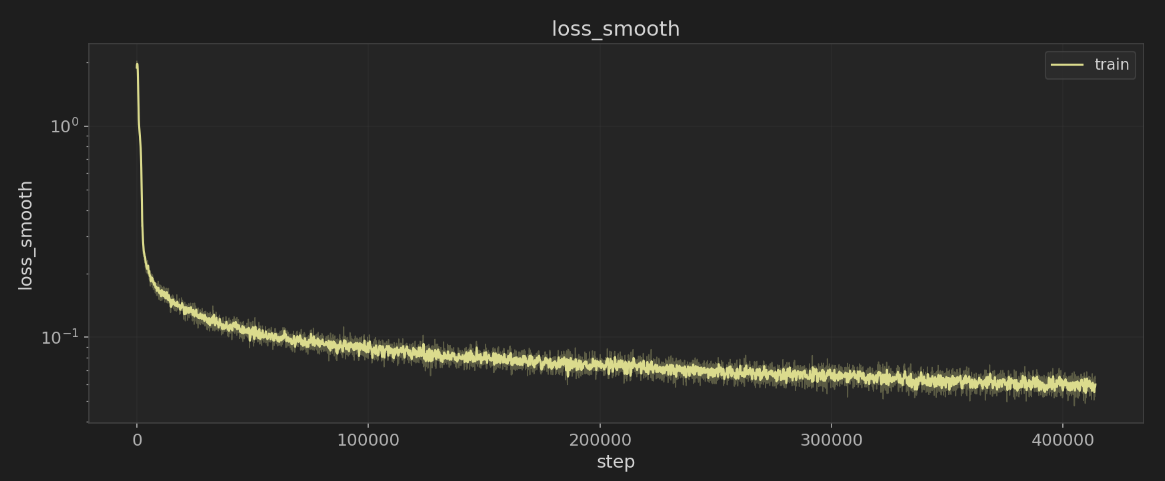
#> input picture image.png, 1165 x 481 px
$ python view_reconstruction.py ../..
#> lines starting #> are read from the running program, lines starting #| are printed output that depends on the picture
### src/plot_style.py
"""Shared matplotlib plot styling for consistent, readable plots."""

from __future__ import annotations

import matplotlib.pyplot as plt
from matplotlib.widgets import Button, Slider

DEFAULT_SAVE_DPI = 180

# -- Color palette (VS Code-inspired dark gray) --
BG_COLOR = "#1e1e1e"
AXES_BG = "#252525"
TEXT_COLOR = "#d4d4d4"
TICK_COLOR = "#b0b0b0"
AXES_EDGE = "#444444"
GRID_COLOR = "#3a3a3a"
LEGEND_BG = "#2d2d2d"
LEGEND_EDGE = "#444444"
IMAGE_BORDER = "#555555"

# Widget colors
WIDGET_BG = "#353535"
WIDGET_HOVER = "#4a4a4a"
WIDGET_TEXT = "#d4d4d4"
WIDGET_ACTIVE = "#505050"

BASE_PLOT_RC: dict[str, float] = {
    "figure.dpi": 150,
    "savefig.dpi": 180,
    "font.size": 11.0,
    "axes.titlesize": 15.0,
    "axes.labelsize": 13.0,
    "xtick.labelsize": 12.0,
    "ytick.labelsize": 12.0,
    "legend.fontsize": 11.0,
    "legend.title_fontsize": 12.0,
    "figure.titlesize": 18.0,
}

DARK_COLORS_RC: dict[str, str] = {
    "figure.facecolor": BG_COLOR,
    "axes.facecolor": AXES_BG,
    "axes.edgecolor": AXES_EDGE,
    "axes.labelcolor": TEXT_COLOR,
    "text.color": TEXT_COLOR,
    "xtick.color": TICK_COLOR,
    "ytick.color": TICK_COLOR,
    "grid.color": GRID_COLOR,
    "legend.facecolor": LEGEND_BG,
    "legend.edgecolor": LEGEND_EDGE,
    "savefig.facecolor": BG_COLOR,
    "lines.color": "#9cdcfe",
    "patch.edgecolor": AXES_EDGE,
}


def build_plot_rc(font_scale: float = 1.0) -> dict[str, float]:
    """Build matplotlib rcParams dict, optionally scaled."""
    scale = max(font_scale, 0.5)
    return {key: value * scale for key, value in BASE_PLOT_RC.items()}


# [6 lines left out: function scale_figsize, not called in this run]


def apply_plot_style(font_scale: float = 1.0) -> None:
    """Apply custom dark style with readable font sizes and good contrast.

    Uses a dark-gray palette instead of pure black so that dark image
    content is visually distinct from the figure background.
    """
    plt.rcParams.update(DARK_COLORS_RC)
    plt.rcParams.update(build_plot_rc(font_scale))
    # Use dark_background's color cycle without its pure-black bg.
    plt.rcParams["axes.prop_cycle"] = plt.cycler(
        color=[
            "#8dd3c7", "#feffb3", "#bfbbd9", "#fa8174",
            "#81b1d2", "#fdb462", "#b3de69", "#bc82bd",
            "#ccebc4", "#ffed6f",
        ]
    )


def style_widget(widget: Button | Slider) -> None:
    """Apply dark-theme colors to a matplotlib Button or Slider."""
    if isinstance(widget, Button):
        widget.color = WIDGET_BG
        widget.hovercolor = WIDGET_HOVER
        widget.ax.set_facecolor(WIDGET_BG)
        widget.label.set_color(WIDGET_TEXT)
    elif isinstance(widget, Slider):
        widget.track.set_facecolor(WIDGET_BG)
        widget.poly.set_facecolor(WIDGET_ACTIVE)
        widget.label.set_color(WIDGET_TEXT)
        widget.valtext.set_color(WIDGET_TEXT)


def style_image_axes(ax: plt.Axes) -> None:
    """Add a subtle border around an image axes for visibility."""
    for spine in ax.spines.values():
        spine.set_visible(True)
        spine.set_edgecolor(IMAGE_BORDER)
        spine.set_linewidth(1.0)


def enable_slider_scroll(slider: Slider) -> None:
    """Allow mouse-wheel to change a Slider value when hovering over it."""

    # [7 lines left out: function _on_scroll, not called in this run]

    slider.ax.figure.canvas.mpl_connect("scroll_event", _on_scroll)

### scripts/eval/view_reconstruction.py
#!/usr/bin/env python3
"""Load reconstruction PNGs and play them back as looping video.

If a directory with subfolders containing PNGs is given, shows a clickable
directory picker first.  Click a run to view its reconstructions, then use
the Back button (or Escape) to return to the picker.

Usage:
    python scripts/view_reconstruction.py results/sweep/
    python scripts/view_reconstruction.py results/sweep/some_run/ --fps 8
    python scripts/view_reconstruction.py checkpoints/magvit2/step_000200.png
"""

import argparse
import glob
import os
import sys
from pathlib import Path

import numpy as np
from PIL import Image
import matplotlib
matplotlib.use("TkAgg")
import matplotlib.pyplot as plt
from matplotlib.widgets import Slider, Button
from matplotlib.animation import FuncAnimation

_PROJECT_ROOT = Path(__file__).resolve().parents[2]
if str(_PROJECT_ROOT) not in sys.path:
    sys.path.insert(0, str(_PROJECT_ROOT))

from src.plot_style import (
    apply_plot_style, enable_slider_scroll, style_image_axes, style_widget,
    WIDGET_BG, WIDGET_HOVER, WIDGET_ACTIVE, WIDGET_TEXT,
)
apply_plot_style()


DEFAULT_PREDICTED_FRAMES = None


def visible_frames(frames, include_context=False, predicted_frames=DEFAULT_PREDICTED_FRAMES):
    """Return the frame sequence shown in the viewer.

    By default shows all frames. If *predicted_frames* is set, keeps only the
    last *predicted_frames* frames, which are typically the model's
    predictions (skipping however many context frames the training code
    happened to include in the PNG).
    """
    if include_context or predicted_frames is None or predicted_frames <= 0:
        return frames
    if len(frames) <= predicted_frames:
        return frames
    return frames[-predicted_frames:]


def _load_stacked_frames(path):
    """Split a vertically-stacked PNG into individual frames."""
#> called with path = '../../image.png'
    img = Image.open(path)
#> img is the input picture: PIL image 1165x481 RGBA; mean R, G, B, A 39.9, 39.9, 38.2, 255
    w, h = img.size
#> w = 1165; h = 481
    target = w // 2
#> target = 582
    if target == 0 or h == 0:
        return [np.array(img)] if w and h else []
    if h % target == 0:
        frame_h = target
    else:
        # Find the divisor of h closest to the target frame height.
        divisors = set()
        for i in range(1, int(h**0.5) + 1):
            if h % i == 0:
                divisors.add(i)
                divisors.add(h // i)
        frame_h = min(divisors, key=lambda d: abs(d - target))
#> frame_h = 481
    n_frames = h // frame_h
#> n_frames = 1
    arr = np.array(img)
    return [arr[i * frame_h:(i + 1) * frame_h] for i in range(n_frames)]


def _load_rollout_frames(path):
    """Decode rollout preview into per-timestep side-by-side frames (GT left, prediction right)."""
    return _load_stacked_frames(path)


def load_frames(path, *, frame_format="auto"):
    """Load frames from either stacked previews or rollout preview grids."""
    base = os.path.basename(path).lower()
    if frame_format == "rollout" or (frame_format == "auto" and base.startswith("rollout_step_")):
        return _load_rollout_frames(path)
    return _load_stacked_frames(path)


def _should_keep_full_frames(path, frame_format):
    if frame_format == "rollout":
        return True
    if frame_format == "auto":
        return os.path.basename(path).lower().startswith("rollout_step_")
    return False


def collect_images(path):
    """Return a sorted list of reconstruction PNG paths from a file or directory."""
    if os.path.isfile(path):
        return [path]
    pngs = sorted(glob.glob(os.path.join(path, "*.png")))
    pngs = [p for p in pngs if "histogram" not in os.path.basename(p)]
    basenames = [os.path.basename(p) for p in pngs]
    has_ram_previews = any("_ram_" in name for name in basenames)
    has_video_previews = any("_video_" in name for name in basenames)
    if has_ram_previews and has_video_previews:
        pngs = [p for p in pngs if "_video_" in os.path.basename(p)]
    if not pngs:
        raise FileNotFoundError(f"No PNG files found in {path}")
    return pngs


# [8 lines left out: function find_subfolders_with_pngs, not called in this run]


def show_viewer(
    folder_path,
    fps,
    scale,
    include_context=False,
    predicted_frames=DEFAULT_PREDICTED_FRAMES,
    frame_format="auto",
):
    """Show the reconstruction viewer for a single folder (no sidebar)."""
    image_paths = collect_images(folder_path)
    loaded = [
        (
            p,
            load_frames(p, frame_format=frame_format),
        )
        for p in image_paths
    ]
#> loaded = 1 item
    loaded = [
        (
            p,
            frames
            if _should_keep_full_frames(p, frame_format)
            else visible_frames(
                frames,
                include_context=include_context,
                predicted_frames=predicted_frames,
            ),
        )
        for p, frames in loaded
    ]
    loaded = [(p, f) for p, f in loaded if f]
    if not loaded:
        print(f"No valid reconstruction frames in {folder_path}")
        return
    image_paths, all_frames = zip(*loaded)
#> image_paths = ('../../image.png',)
    image_paths, all_frames = list(image_paths), list(all_frames)
#> image_paths = ['../../image.png']

    state = {"img_idx": 0, "playing": False}

    frames = all_frames[0]
#> frames = 1 item
    n = len(frames)
#> n = 1
    fh, fw = frames[0].shape[:2]
#> fh = 481; fw = 1165

    fig_w = fw * scale / 100
#> fig_w = 46.6
    fig_h = fh * scale / 100 + 0.8
#> fig_h = 20.04
    fig, ax = plt.subplots(figsize=(fig_w, fig_h))
    plt.subplots_adjust(bottom=0.18)

    im = ax.imshow(frames[0], interpolation="nearest")
    ax.set_aspect("equal", adjustable="box")
    ax.set_axis_off()
    style_image_axes(ax)
    title = ax.set_title("", fontsize=10)

    folder_label = os.path.basename(os.path.normpath(folder_path))

    def _title_text():
        img_name = os.path.basename(image_paths[state["img_idx"]])
        return f"{folder_label} / {img_name}  ({state['img_idx']+1}/{len(image_paths)})"

    title.set_text(_title_text())

    ax_slider = plt.axes([0.25, 0.06, 0.45, 0.04])
    slider = Slider(ax_slider, "Frame", 1, n, valinit=1, valstep=1, valfmt="%d")
    style_widget(slider)
    enable_slider_scroll(slider)

    ax_prev = plt.axes([0.05, 0.05, 0.08, 0.05])
    btn_prev = Button(ax_prev, "◀ Prev")
    style_widget(btn_prev)
    ax_next = plt.axes([0.87, 0.05, 0.08, 0.05])
    btn_next = Button(ax_next, "Next ▶")
    style_widget(btn_next)
    ax_pause = plt.axes([0.75, 0.05, 0.1, 0.05])
    btn_pause = Button(ax_pause, "Play")
    style_widget(btn_pause)
    ax_save = plt.axes([0.14, 0.05, 0.1, 0.05])
    btn_save = Button(ax_save, "Save GIF")
    style_widget(btn_save)

    # [12 lines left out: function _switch_image, not called in this run]

    def on_prev(event):
        _switch_image(state["img_idx"] - 1)

    def on_next(event):
        _switch_image(state["img_idx"] + 1)

    btn_prev.on_clicked(on_prev)
    btn_next.on_clicked(on_next)

    def on_slider(val):
        cur = all_frames[state["img_idx"]]
        idx = int(val) - 1
        idx = idx % len(cur)
        im.set_data(cur[idx])
        fig.canvas.draw_idle()

    slider.on_changed(on_slider)

    # [8 lines left out: function on_pause, not called in this run]

    btn_pause.on_clicked(on_pause)

    # [12 lines left out: function on_save, not called in this run]

    btn_save.on_clicked(on_save)

    def animate(_i):
        cur = all_frames[state["img_idx"]]
        n_cur = len(cur)
        next_val = int(slider.val) % n_cur + 1
        slider.set_val(next_val)
        return [im]

    # [5 lines left out: function on_key, not called in this run]

    fig.canvas.mpl_connect("key_press_event", on_key)

    interval = 1000 / fps
    anim = FuncAnimation(fig, animate, interval=interval, blit=False, cache_frame_data=False)

    def _stop_after_init(_event):
        anim.event_source.stop()
        fig.canvas.mpl_disconnect(state["_stop_cid"])

    state["_stop_cid"] = fig.canvas.mpl_connect("draw_event", _stop_after_init)

    fig.canvas.manager.set_window_title(folder_label)
    plt.show()
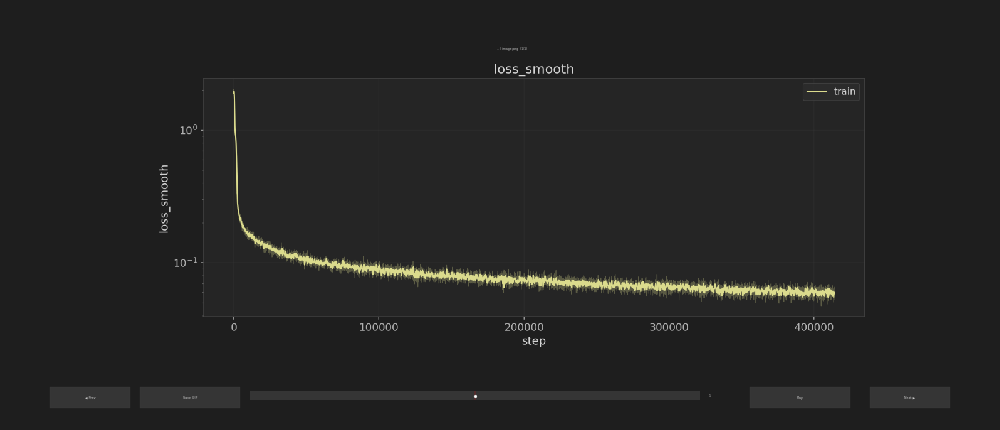
#> figure drawn by matplotlib, 2 panels


class _LazyRun:
    """Stores paths eagerly, loads/validates frames per-image on demand."""
    __slots__ = (
        "paths",
        "include_context",
        "predicted_frames",
        "frame_format",
        "_frames",
    )

    # [27 lines left out: functions __init__, _ensure_loaded, not called in this run]

    def frames(self, idx):
        self._ensure_loaded(idx)
        return self._frames[idx]

    # [289 lines left out: functions first_valid_frames, _discover_run, show_combined, not called in this run]


def parse_args() -> argparse.Namespace:
    parser = argparse.ArgumentParser(description="View reconstruction PNG(s) as video")
    parser.add_argument("path", help="Path to a reconstruction PNG or a directory of PNGs")
    parser.add_argument("--fps", type=int, default=16, help="Playback frames per second (default: 4)")
    parser.add_argument("--scale", type=float, default=4.0, help="Display scale factor (default: 4)")
    parser.add_argument(
        "--include-context",
        action="store_true",
        help="Show all frames including context (by default only predicted frames are shown)",
    )
    parser.add_argument(
        "--predicted-frames",
        type=int,
        default=DEFAULT_PREDICTED_FRAMES,
        help="Number of trailing predicted frames to show; default shows all frames",
    )
    parser.add_argument(
        "--format",
        type=str,
        choices=["auto", "stacked", "rollout"],
        default="auto",
        help=(
            "Image layout format. 'auto' detects rollout_step_*.png as rollout grids; "
            "otherwise uses stacked format."
        ),
    )
    return parser.parse_args()


def main():
    args = parse_args()

    # If it's a file or a directory that directly has PNGs, go straight to viewer
    if os.path.isfile(args.path) or glob.glob(os.path.join(args.path, "*.png")):
        show_viewer(
            args.path,
            args.fps,
            args.scale,
            include_context=args.include_context,
            predicted_frames=args.predicted_frames,
            frame_format=args.format,
        )
        return

    # Otherwise look for subfolders containing PNGs
    subfolders = find_subfolders_with_pngs(args.path)
    if not subfolders:
        print(f"No PNGs found in {args.path} or its immediate subfolders.")
        return

    show_combined(
        args.path,
        subfolders,
        args.fps,
        args.scale,
        include_context=args.include_context,
        predicted_frames=args.predicted_frames,
        frame_format=args.format,
    )


if __name__ == "__main__":
    main()
